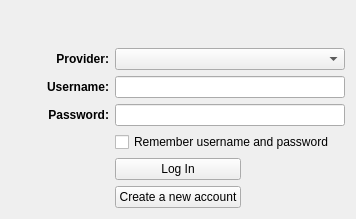
<?xml version="1.0" encoding="UTF-8"?>
<ui version="4.0">
 <class>LoginWidget</class>
 <widget class="QWidget" name="LoginWidget">
  <property name="geometry">
   <rect>
    <x>0</x>
    <y>0</y>
    <width>356</width>
    <height>219</height>
   </rect>
  </property>
  <property name="windowTitle">
   <string>Form</string>
  </property>
  <layout class="QGridLayout" name="gridLayout">
   <item row="5" column="2">
    <spacer name="horizontalSpacer">
     <property name="orientation">
      <enum>Qt::Horizontal</enum>
     </property>
     <property name="sizeHint" stdset="0">
      <size>
       <width>40</width>
       <height>20</height>
      </size>
     </property>
    </spacer>
   </item>
   <item row="1" column="1" colspan="2">
    <widget class="QComboBox" name="cmbProviders"/>
   </item>
   <item row="5" column="0">
    <spacer name="horizontalSpacer_2">
     <property name="orientation">
      <enum>Qt::Horizontal</enum>
     </property>
     <property name="sizeHint" stdset="0">
      <size>
       <width>40</width>
       <height>20</height>
      </size>
     </property>
    </spacer>
   </item>
   <item row="6" column="1">
    <widget class="QPushButton" name="btnCreateAccount">
     <property name="text">
      <string>Create a new account</string>
     </property>
    </widget>
   </item>
   <item row="1" column="0">
    <widget class="QLabel" name="label_4">
     <property name="text">
      <string>&lt;b&gt;Provider:&lt;/b&gt;</string>
     </property>
     <property name="alignment">
      <set>Qt::AlignRight|Qt::AlignTrailing|Qt::AlignVCenter</set>
     </property>
    </widget>
   </item>
   <item row="3" column="1" colspan="2">
    <widget class="QLineEdit" name="lnPassword">
     <property name="inputMask">
      <string/>
     </property>
    </widget>
   </item>
   <item row="2" column="1" colspan="2">
    <widget class="QLineEdit" name="lnUser"/>
   </item>
   <item row="4" column="1" colspan="2">
    <widget class="QCheckBox" name="chkRemember">
     <property name="text">
      <string>Remember username and password</string>
     </property>
    </widget>
   </item>
   <item row="2" column="0">
    <widget class="QLabel" name="label_2">
     <property name="text">
      <string>&lt;b&gt;Username:&lt;/b&gt;</string>
     </property>
     <property name="alignment">
      <set>Qt::AlignRight|Qt::AlignTrailing|Qt::AlignVCenter</set>
     </property>
    </widget>
   </item>
   <item row="3" column="0">
    <widget class="QLabel" name="label_3">
     <property name="text">
      <string>&lt;b&gt;Password:&lt;/b&gt;</string>
     </property>
     <property name="alignment">
      <set>Qt::AlignRight|Qt::AlignTrailing|Qt::AlignVCenter</set>
     </property>
    </widget>
   </item>
   <item row="5" column="1">
    <widget class="QPushButton" name="btnLogin">
     <property name="text">
      <string>Log In</string>
     </property>
    </widget>
   </item>
   <item row="0" column="0" colspan="3">
    <widget class="QLabel" name="lblStatus">
     <property name="text">
      <string/>
     </property>
     <property name="alignment">
      <set>Qt::AlignCenter</set>
     </property>
    </widget>
   </item>
  </layout>
 </widget>
 <tabstops>
  <tabstop>cmbProviders</tabstop>
  <tabstop>lnUser</tabstop>
  <tabstop>lnPassword</tabstop>
  <tabstop>chkRemember</tabstop>
  <tabstop>btnLogin</tabstop>
  <tabstop>btnCreateAccount</tabstop>
 </tabstops>
 <resources/>
 <connections/>
</ui>
